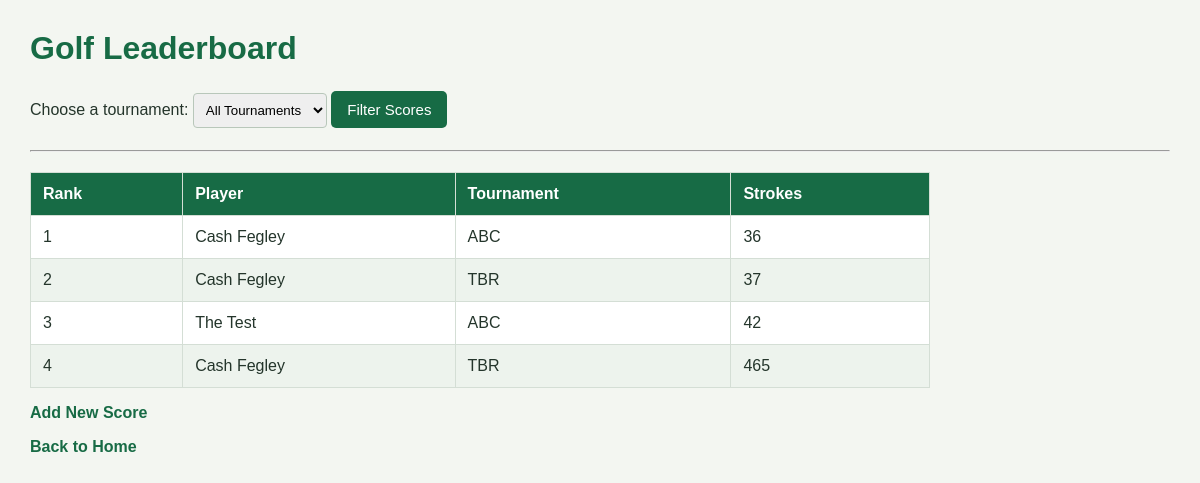
The app's page /scores/, older data.
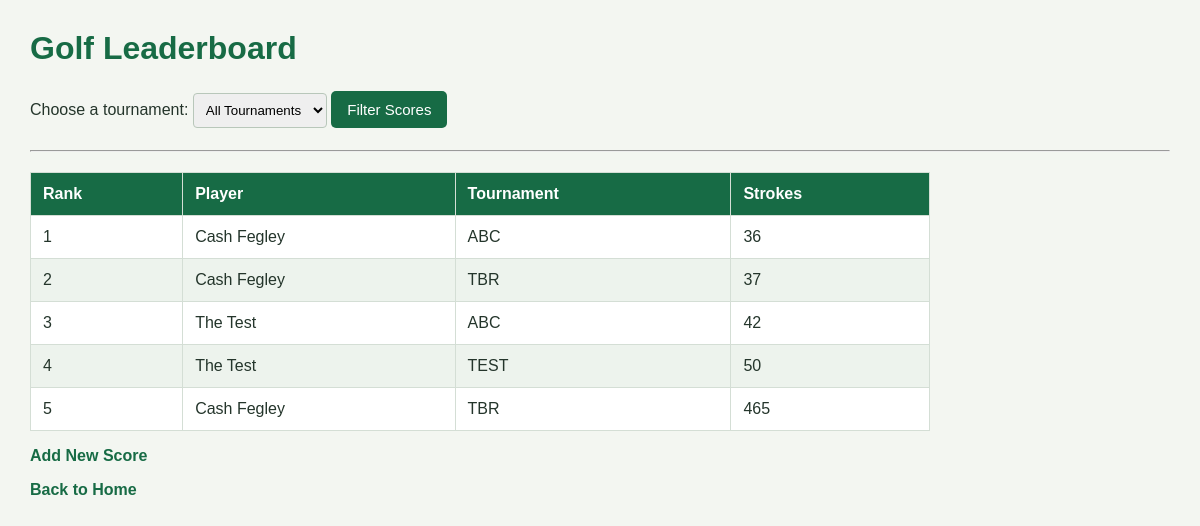
The same page, newer data.
### tournaments/models.py (models this page shows, shortened)
class Score(models.Model):
    player = models.ForeignKey(Player, on_delete=models.CASCADE)
    tournament = models.ForeignKey(Tournament, on_delete=models.CASCADE)
    strokes = models.PositiveIntegerField()

class Player(models.Model):
    first_name = models.CharField(max_length=50)
    last_name = models.CharField(max_length=50)
    email = models.EmailField(blank=True)
    def __str__(self):
        return f"{self.first_name} {self.last_name}"

class Tournament(models.Model):
    name = models.CharField(max_length=100)
    course = models.CharField(max_length=100)
    date = models.DateField()
    players = models.ManyToManyField(Player, blank=True)
    def __str__(self):
        return self.name

### tournaments/views.py (the view)
# urls.py: path("scores/", views.score_list, name = "score_list"),
def score_list(request):
    scores = Score.objects.select_related("player", "tournament").order_by("strokes")
    return render(request, "tournaments/score_list.html", {"scores": scores})

### tournaments/templates/tournaments/score_list.html (shortened to what this page needs)
{% load static %}
<link rel="stylesheet" href="{% static 'tournaments/style.css' %}">
<h1>Golf Leaderboard</h1>
<form method="get">
    <label for="tournament">Choose a tournament:</label>
    <select name="tournament" id="tournament">
        <option value="">All Tournaments</option>
    </select>
    <button type="submit">Filter Scores</button>
</form>
<hr>
{% if scores %}
    <table border="1" cellpadding="8">
        <thead>
            <tr>
                <th>Rank</th>
                <th>Player</th>
                <th>Tournament</th>
                <th>Strokes</th>
            </tr>
        </thead>
        <tbody>
            {% for score in scores %}
                <tr>
                    <td>{{ forloop.counter }}</td>
                    <td>{{ score.player }}</td>
                    <td>{{ score.tournament }}</td>
                    <td>{{ score.strokes }}</td>
                </tr>
            {% endfor %}
        </tbody>
    </table>
{% else %}
    <p>No scores found for this tournament yet.</p>
{% endif %}
<p><a href="{% url 'score_create' %}">Add New Score</a></p>
<p><a href="/">Back to Home</a></p>

Row changes from the older to the newer data that the page shows:
added Score: player "The Test", tournament "TEST", strokes "50"
